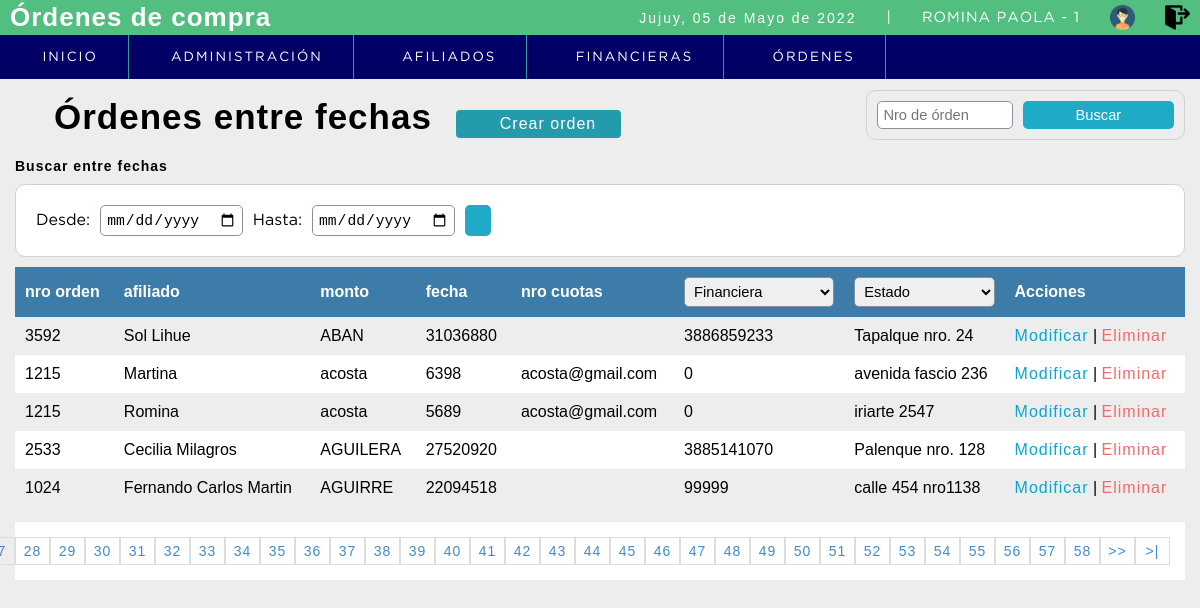
Page /sistema/listado_fechas.php (signed in) on the committed database.
### tables this page shows
CREATE TABLE `afiliados` (
  `id_afiliado` int(11) NOT NULL,
  `nombre` varchar(255) NOT NULL,
  `apellido` varchar(50) NOT NULL,
  `nro_doc` int(11) NOT NULL,
  `legajo` int(11) NOT NULL,
  `correo` text NOT NULL,
  `domicilio` varchar(100) NOT NULL,
  `telefono` double NOT NULL,
  `estado` int(1) NOT NULL DEFAULT 1,
  `cuil` varchar(15) DEFAULT NULL,
  `sexo` varchar(10) DEFAULT NULL,
  `fecha_nac` date DEFAULT NULL,
  `dependencia` int(11) DEFAULT NULL
);

### sistema/listado_fechas.php (the view, shortened to what this page needs)
<?php
	include "../conexion.php";
 ?>
<!DOCTYPE html>
<html lang="en">
<head>
	<?php include "includes/scripts.php"; ?>
</head>
<body>
	<?php include "includes/header.php"; ?>
	<section id="container">
		<h1> <i class="fas fa-bars"></i> Órdenes entre fechas</h1>
		<a href="registro_oc.php" class="btn_new"><i class="fas fa-money-check-alt"></i> Crear orden</a>
		<form action="buscar_orden.php" method="get" class="form_search">
			<input type="text" name="busqueda" id="busqueda" placeholder="Nro de órden">
			<input type="submit" value="Buscar" class="btn_search">
		</form>
		<div>
			<h5>Buscar entre fechas</h5>
			<form action="buscar_ordenes.php" method="get" class="form_search_date">
				<label>Desde: </label>
				<input type="date" name="fecha_de" id="fecha_de" required>
				<label>Hasta: </label>
				<input type="date" name="fecha_a" id="fecha_a" required>
				<button type="submit" class="btn_view"> <i class="fa fa-search"></i></button>
			</form>
		</div>
		<table>
			<tr>
				<th>nro orden</th>
				<th>afiliado</th>
				<th>monto</th>
				<th>fecha</th>
				<th>nro cuotas</th>
				<th>
					<select name="financiera" id="search_financiera">
						<option value="" selected>Financiera</option>
					</select>
				</th>
				<th>
					<select name="estado" id="search_estado">
						<option value="" selected>Estado</option>
					</select>
				</th>
				<th>Acciones</th>
			</tr>
		<?php
			$sql_registe = mysqli_query($conection,"SELECT COUNT(*) as total_registro FROM afiliados WHERE estado = 1 ");
			$result_register = mysqli_fetch_array($sql_registe);
			$total_registro = $result_register['total_registro'];
			$por_pagina = 5;
			if(empty($_GET['pagina']))
			{
				$pagina = 1;
			}else{
				$pagina = $_GET['pagina'];
			}
			$desde = ($pagina-1) * $por_pagina;
			$total_paginas = ceil($total_registro / $por_pagina);
			$query = mysqli_query($conection,"SELECT * FROM afiliados WHERE estado = 1 ORDER BY apellido ASC LIMIT $desde,$por_pagina
				");
			$result = mysqli_num_rows($query);
			if($result > 0){
				while ($data = mysqli_fetch_array($query)) {
			?>
				<tr>
					<td><?php echo $data["legajo"]; ?></td>
					<td><?php echo $data["nombre"]; ?></td>
					<td><?php echo $data["apellido"]; ?></td>
					<td><?php echo $data["nro_doc"]; ?></td>
					<td><?php echo $data["correo"]; ?></td>
					<td><?php echo $data["telefono"] ?></td>
					<td><?php echo $data["domicilio"] ?></td>
					<td>
					<a class="link_edit" href="editar_afiliado.php?id=<?php echo $data["id_afiliado"]; ?>">Modificar</a>
					<?php if($_SESSION['rol'] == 1){ ?>
						|
						<a class="link_delete" href="eliminar_confirmar_afiliado.php?id=<?php echo $data["id_afiliado"]; ?>">Eliminar</a>
					<?php } ?>
					</td>
				</tr>
		<?php
				}
			}
		 ?>
		</table>
		<div class="paginador">
			<ul>
			<?php
				for ($i=1; $i <= $total_paginas; $i++) {
					if($i == $pagina)
					{
						echo '<li class="pageSelected">'.$i.'</li>';
					}else{
						echo '<li><a href="?pagina='.$i.'">'.$i.'</a></li>';
					}
				}
				if($pagina != $total_paginas)
				{
			 ?>
				<li><a href="?pagina=<?php echo $pagina + 1; ?>">>></a></li>
				<li><a href="?pagina=<?php echo $total_paginas; ?> ">>|</a></li>
			<?php } ?>
			</ul>
		</div>
	</section>
</body>
</html>

### sistema/css/style.css (style rules this page uses)
* { margin: 0; padding: 0; box-sizing: border-box; }
body { background: #ededed; }
h1, h2, h3, h4, h5, h6 { font-family: 'arial'; font-weight: bold; letter-spacing: 1px; }
h1 { font-size: 26px; }
h5 { font-size: 14px; }
a { text-decoration: none; font-family: arial; letter-spacing: 1px; }
#container { padding: 90px 15px 15px; }
form { background: #FFF; margin: auto; padding: 20px 50px; border: 1px solid #d1d1d1; }
label { display: block; font-size: 12pt; font-family: 'GothamBook'; margin: 15px auto 5px auto; }
input,select { display: block; width: 100%; font-size: 11pt; padding: 5px; border: 1px solid #85929e; border-radius: 5px; }
#container h1 { font-size: 35px; display: inline-block; }
.btn_new { display: inline-block; background: #239baa; color: #FFF; padding: 5px 25px; border-radius: 4px; margin: 20px; }
table { border-collapse: collapse; font-size: 12pt; font-family: 'arial'; width: 100%; }
table th { text-align: left; padding: 10px; background: #3d7ba8; color: #FFF; }
table tr:nth-child(odd) { background: #FFF; }
table td { padding: 10px; }
.link_edit { color: #0ca4ce; }
.link_delete { color: #f26b6b; }
.paginador ul { padding: 15px; list-style: none; background: #FFF; margin-top: 15px; display: -webkit-flex; display: -moz-flex; display: -ms-flex; display: -o-flex; display: flex; justify-content: flex-end; }
.paginador a, .pageSelected { color: #428bca; border: 1px solid #ddd; padding: 5px; display: inline-block; font-size: 14px; text-align: center; width: 35px; }
.form_search { display: -webkit-flex; display: -moz-flex; display: -ms-flex; display: -o-flex; display: flex; float: right; background: initial; padding: 10px; border-radius: 10px; }
.form_search .btn_search { background: #1faac8; color: #FFF; padding: 0 20px; border: 0; cursor: pointer; margin-left: 10px; }
.form_search_date { padding: 10px; display: flex; justify-content: flex-start; align-items: center; border-radius: 10px; margin: 10px auto; }
.form_search_date label { margin: 0 10px; }
.form_search_date input { width: auto; }
.form_search_date .btn_view { padding: 8px; }
.btn_view { background-color: #1faac8; border: 0; border-radius: 5px; cursor: pointer; padding: 10px; margin: 10px; color: #fFF; }

### rows in the picture
afiliados: legajo "3592", nombre "Sol Lihue", apellido "ABAN", nro_doc "31036880", telefono "3886859233", domicilio "Tapalque nro. 24"
afiliados: legajo "1215", nombre "Martina", apellido "acosta", nro_doc "6398", correo "acosta@gmail.com", telefono "0", domicilio "avenida fascio 236"
afiliados: legajo "1215", nombre "Romina", apellido "acosta", nro_doc "5689", correo "acosta@gmail.com", telefono "0", domicilio "iriarte 2547"
afiliados: legajo "2533", nombre "Cecilia Milagros", apellido "AGUILERA", nro_doc "27520920", telefono "3885141070", domicilio "Palenque nro. 128"
afiliados: legajo "1024", nombre "Fernando Carlos Martin", apellido "AGUIRRE", nro_doc "22094518", telefono "99999", domicilio "calle 454 nro1138"

### other values in the picture
fechaC() "05 de Mayo de 2022"
$_SESSION['nombre'] "ROMINA PAOLA"
$_SESSION['rol'] "1"
